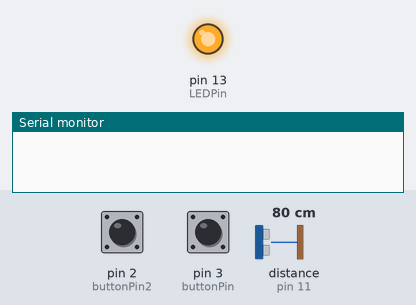
A sketch run on a simulated Arduino Uno, built with avr-gcc and run on an emulated ATmega328P. Parts: output pins drawn as LEDs (lit = HIGH), the last lines printed to the serial monitor. Wiring (inferred from the names in the program): ultrasonic range finder: trigger pin 12; echo pin 11. The inputs (shaded band) are chosen by the test bench; at power-on: distance to the obstacle (sensor on pin 11) 80 cm, pin 2 (buttonPin2) LOW, pin 3 (buttonPin) LOW. The echo pulse lasts 58.3 µs per cm; pins used as bus, display or sensor lines are not drawn.

Above: at 1.2 s.
1.3 s: distance to the obstacle (sensor on pin 11) set to 33 cm
2.8 s: distance to the obstacle (sensor on pin 11) set to 28 cm
At 3.8 s:
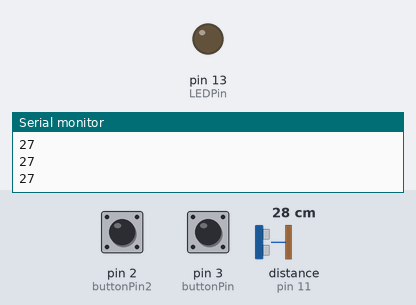
4.3 s: distance to the obstacle (sensor on pin 11) set to 35 cm
At 4.8 s:
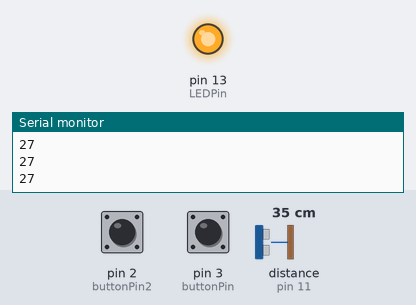
5.8 s: distance to the obstacle (sensor on pin 11) set to 2 cm
At 6.8 s:
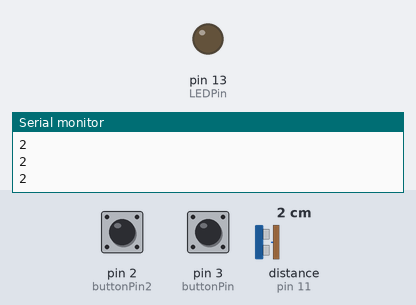
Timing chart, 0 to 8.3 s (numbered marks = the images above; inputs shaded):
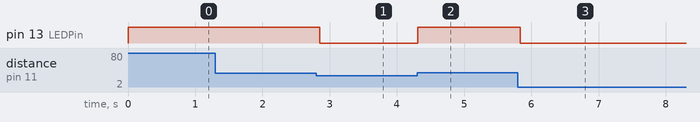

The sketch:

button_ultra.ino
```cpp
//ultrasonic
#define echoPin1 11 //num of digital pin connected to echo input
#define trigPin1 12 //num of digital pin connected to trigger output
#define LEDPin 13 //enables LED feedback for testing

int maxRange = 30; //max distance observed from sensor
int minRange = 0;
long duration1, distance1; //duration used to calculate distance

//button
const int buttonPin = 3; //push button
const int buttonPin2 = 2;
const int ledPin = 13; // uno board led pin

int buttonState = 0; //curent state of button
int buttonState2 = 0;
int lastButtonState = 0; //previous button state
int lastButtonState2 = 0;
int val = 100; //random number to be sent
int val2 = 200;

 void setup(){
  pinMode(buttonPin, INPUT);
  Serial.begin(9600); //starts serial communication via USB
  pinMode(trigPin1, OUTPUT);
  pinMode(echoPin1, INPUT);
  pinMode(LEDPin, OUTPUT); //board LED for testing
 }

  void loop(){
digitalWrite(trigPin1, LOW);
delayMicroseconds(2); //pulse off

digitalWrite(trigPin1, HIGH);
delayMicroseconds(10); //pulse for 10 microseconds

digitalWrite(trigPin1, LOW);
duration1 = pulseIn(echoPin1, HIGH); //echo pin listens/receives

//from that data calculate distance in cm based on speed of sound
  distance1 = duration1/58.2;

//error handling
if (distance1 >= maxRange || distance1 <= minRange){
  //Serial.println("-1"); //if nothing observed output -1
  digitalWrite(LEDPin, HIGH);  //LED will be on
}else{
  Serial.println(distance1); //prints the distance in CM
  digitalWrite(LEDPin, LOW); //LED will be off if object is detected
}
 delay(50); // good practice to not overload the serial port


//button
 buttonState = digitalRead(buttonPin);

  if (buttonState != lastButtonState) {    //compare the buttonstate against previous
    if(buttonState == 1){                  //if the state has changed, nothing - so serial value isn't updated
    }else{
      Serial.println(val);
    }
    //in case of bounce
    delay(50);
  }
  //save current state as last state, for next time through loop
  lastButtonState = buttonState;


  buttonState2 = digitalRead(buttonPin2);
     if (buttonState2 != lastButtonState2){
      if (buttonState2 == 1){
    }else{
     Serial.println(val2);
    }
    delay(50);
     }
     lastButtonState2 = buttonState2;
 }
```

Measured:
- the behaviour switches between 31 and 30 cm on distance to the obstacle (sensor on pin 11) (found by bisection; images 0 and 1)
- after the input at 1.3 s, every drawn part: stays the same
- after the input at 2.8 s, pin 13 (LEDPin): HIGH → LOW after 0.05 s
- after the input at 4.3 s, pin 13 (LEDPin): LOW → HIGH at once
- after the input at 5.8 s, pin 13 (LEDPin): HIGH → LOW at once
